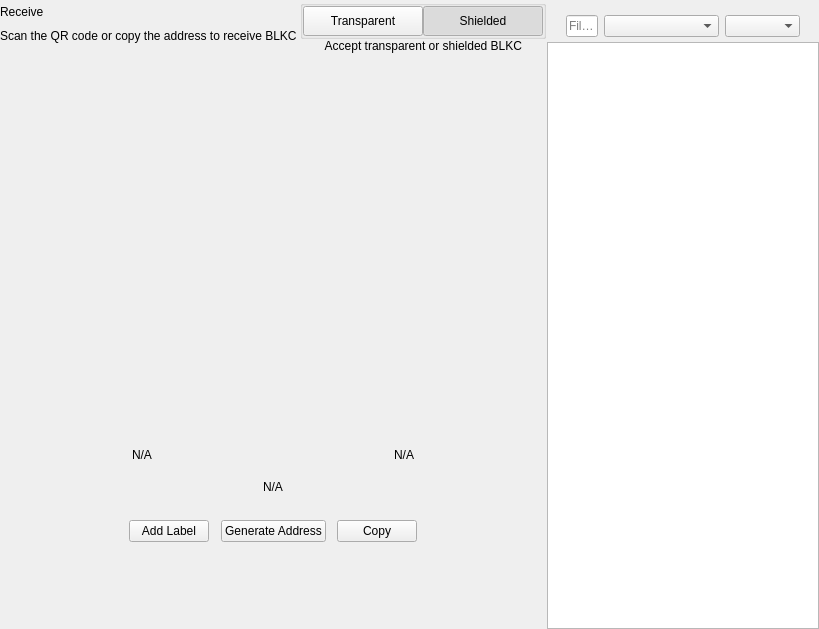
<?xml version="1.0" encoding="UTF-8"?>
<ui version="4.0">
 <class>ReceiveWidget</class>
 <widget class="QWidget" name="ReceiveWidget">
  <property name="geometry">
   <rect>
    <x>0</x>
    <y>0</y>
    <width>819</width>
    <height>629</height>
   </rect>
  </property>
  <property name="minimumSize">
   <size>
    <width>0</width>
    <height>0</height>
   </size>
  </property>
  <property name="windowTitle">
   <string notr="true">N/A</string>
  </property>
  <layout class="QHBoxLayout" name="horizontalLayout_2" stretch="2,1">
   <property name="spacing">
    <number>0</number>
   </property>
   <property name="leftMargin">
    <number>0</number>
   </property>
   <property name="topMargin">
    <number>0</number>
   </property>
   <property name="rightMargin">
    <number>0</number>
   </property>
   <property name="bottomMargin">
    <number>0</number>
   </property>
   <item>
    <widget class="QWidget" name="left" native="true">
     <layout class="QVBoxLayout" name="verticalLayout_3">
      <property name="leftMargin">
       <number>0</number>
      </property>
      <property name="topMargin">
       <number>0</number>
      </property>
      <property name="rightMargin">
       <number>0</number>
      </property>
      <property name="bottomMargin">
       <number>0</number>
      </property>
      <item>
       <layout class="QVBoxLayout" name="verticalLayout_2">
        <property name="spacing">
         <number>0</number>
        </property>
        <property name="leftMargin">
         <number>0</number>
        </property>
        <item>
         <layout class="QHBoxLayout" name="horizontalLayout_3">
          <property name="spacing">
           <number>0</number>
          </property>
          <item>
           <layout class="QVBoxLayout" name="verticalLayout_4">
            <property name="spacing">
             <number>5</number>
            </property>
            <item>
             <widget class="QLabel" name="labelTitle">
              <property name="text">
               <string>Receive</string>
              </property>
             </widget>
            </item>
            <item alignment="Qt::AlignTop">
             <widget class="QLabel" name="labelSubtitle1">
              <property name="text">
               <string>Scan the QR code or copy the address to receive BLKC</string>
              </property>
             </widget>
            </item>
           </layout>
          </item>
          <item>
           <spacer name="horizontalSpacer">
            <property name="orientation">
             <enum>Qt::Horizontal</enum>
            </property>
            <property name="sizeHint" stdset="0">
             <size>
              <width>40</width>
              <height>20</height>
             </size>
            </property>
           </spacer>
          </item>
          <item>
           <widget class="QWidget" name="containerViewPrivacyChecks" native="true">
            <layout class="QVBoxLayout" name="containerPrivacyChecks">
             <property name="spacing">
              <number>0</number>
             </property>
             <property name="leftMargin">
              <number>0</number>
             </property>
             <property name="topMargin">
              <number>0</number>
             </property>
             <property name="rightMargin">
              <number>0</number>
             </property>
             <property name="bottomMargin">
              <number>0</number>
             </property>
             <item alignment="Qt::AlignHCenter|Qt::AlignVCenter">
              <widget class="QGroupBox" name="groupBox">
               <property name="title">
                <string/>
               </property>
               <layout class="QHBoxLayout" name="horizontalLayout_2_1">
                <property name="spacing">
                 <number>0</number>
                </property>
                <property name="leftMargin">
                 <number>0</number>
                </property>
                <property name="topMargin">
                 <number>0</number>
                </property>
                <property name="rightMargin">
                 <number>0</number>
                </property>
                <property name="bottomMargin">
                 <number>0</number>
                </property>
                <item>
                 <widget class="QPushButton" name="pushLeft">
                  <property name="minimumSize">
                   <size>
                    <width>120</width>
                    <height>30</height>
                   </size>
                  </property>
                  <property name="maximumSize">
                   <size>
                    <width>120</width>
                    <height>30</height>
                   </size>
                  </property>
                  <property name="focusPolicy">
                   <enum>Qt::NoFocus</enum>
                  </property>
                  <property name="text">
                   <string>Transparent</string>
                  </property>
                  <property name="checkable">
                   <bool>true</bool>
                  </property>
                  <property name="autoExclusive">
                   <bool>true</bool>
                  </property>
                 </widget>
                </item>
                <item>
                 <widget class="QPushButton" name="pushRight">
                  <property name="minimumSize">
                   <size>
                    <width>120</width>
                    <height>30</height>
                   </size>
                  </property>
                  <property name="maximumSize">
                   <size>
                    <width>120</width>
                    <height>30</height>
                   </size>
                  </property>
                  <property name="focusPolicy">
                   <enum>Qt::NoFocus</enum>
                  </property>
                  <property name="text">
                   <string>Shielded</string>
                  </property>
                  <property name="checkable">
                   <bool>true</bool>
                  </property>
                  <property name="checked">
                   <bool>true</bool>
                  </property>
                  <property name="autoExclusive">
                   <bool>true</bool>
                  </property>
                 </widget>
                </item>
               </layout>
              </widget>
             </item>
             <item alignment="Qt::AlignHCenter|Qt::AlignTop">
              <widget class="QLabel" name="labelSubtitle2">
               <property name="text">
                <string>Accept transparent or shielded BLKC</string>
               </property>
               <property name="alignment">
                <set>Qt::AlignRight|Qt::AlignTrailing|Qt::AlignVCenter</set>
               </property>
              </widget>
             </item>
            </layout>
           </widget>
          </item>
         </layout>
        </item>
        <item>
         <spacer name="verticalSpacer_2">
          <property name="orientation">
           <enum>Qt::Vertical</enum>
          </property>
          <property name="sizeType">
           <enum>QSizePolicy::Expanding</enum>
          </property>
          <property name="sizeHint" stdset="0">
           <size>
            <width>20</width>
            <height>50</height>
           </size>
          </property>
         </spacer>
        </item>
        <item alignment="Qt::AlignHCenter">
         <widget class="QWidget" name="layoutQR" native="true">
          <property name="maximumSize">
           <size>
            <width>510</width>
            <height>16777215</height>
           </size>
          </property>
          <layout class="QVBoxLayout" name="verticalLayoutQr">
           <item>
            <spacer name="verticalSpacer11">
             <property name="orientation">
              <enum>Qt::Vertical</enum>
             </property>
             <property name="sizeType">
              <enum>QSizePolicy::Fixed</enum>
             </property>
             <property name="sizeHint" stdset="0">
              <size>
               <width>20</width>
               <height>20</height>
              </size>
             </property>
            </spacer>
           </item>
           <item alignment="Qt::AlignHCenter">
            <widget class="QLabel" name="labelQrImg">
             <property name="minimumSize">
              <size>
               <width>260</width>
               <height>260</height>
              </size>
             </property>
             <property name="maximumSize">
              <size>
               <width>260</width>
               <height>260</height>
              </size>
             </property>
             <property name="text">
              <string/>
             </property>
             <property name="alignment">
              <set>Qt::AlignCenter</set>
             </property>
            </widget>
           </item>
           <item>
            <spacer name="verticalSpacer_21">
             <property name="orientation">
              <enum>Qt::Vertical</enum>
             </property>
             <property name="sizeType">
              <enum>QSizePolicy::Fixed</enum>
             </property>
             <property name="sizeHint" stdset="0">
              <size>
               <width>20</width>
               <height>30</height>
              </size>
             </property>
            </spacer>
           </item>
           <item>
            <widget class="QWidget" name="widget" native="true">
             <property name="minimumSize">
              <size>
               <width>0</width>
               <height>0</height>
              </size>
             </property>
             <layout class="QHBoxLayout" name="horizontalLayout_5">
              <item>
               <widget class="QLabel" name="labelLabel">
                <property name="text">
                 <string notr="true">N/A</string>
                </property>
               </widget>
              </item>
              <item>
               <spacer name="horizontalSpacer_2">
                <property name="orientation">
                 <enum>Qt::Horizontal</enum>
                </property>
                <property name="sizeHint" stdset="0">
                 <size>
                  <width>141</width>
                  <height>20</height>
                 </size>
                </property>
               </spacer>
              </item>
              <item>
               <widget class="QLabel" name="labelDate">
                <property name="text">
                 <string notr="true">N/A</string>
                </property>
                <property name="alignment">
                 <set>Qt::AlignRight|Qt::AlignTrailing|Qt::AlignVCenter</set>
                </property>
               </widget>
              </item>
             </layout>
            </widget>
           </item>
           <item>
            <widget class="QLabel" name="labelAddress">
             <property name="sizePolicy">
              <sizepolicy hsizetype="Expanding" vsizetype="Preferred">
               <horstretch>0</horstretch>
               <verstretch>0</verstretch>
              </sizepolicy>
             </property>
             <property name="minimumSize">
              <size>
               <width>300</width>
               <height>0</height>
              </size>
             </property>
             <property name="text">
              <string notr="true">N/A</string>
             </property>
             <property name="alignment">
              <set>Qt::AlignCenter</set>
             </property>
            </widget>
           </item>
           <item>
            <spacer name="verticalSpacer_4">
             <property name="orientation">
              <enum>Qt::Vertical</enum>
             </property>
             <property name="sizeType">
              <enum>QSizePolicy::Fixed</enum>
             </property>
             <property name="sizeHint" stdset="0">
              <size>
               <width>20</width>
               <height>20</height>
              </size>
             </property>
            </spacer>
           </item>
           <item>
            <layout class="QHBoxLayout" name="horizontalLayout_4">
             <item alignment="Qt::AlignHCenter">
              <widget class="QPushButton" name="pushButtonLabel">
               <property name="focusPolicy">
                <enum>Qt::NoFocus</enum>
               </property>
               <property name="text">
                <string>Add Label</string>
               </property>
              </widget>
             </item>
             <item alignment="Qt::AlignHCenter">
              <widget class="QPushButton" name="pushButtonNewAddress">
               <property name="focusPolicy">
                <enum>Qt::NoFocus</enum>
               </property>
               <property name="text">
                <string>Generate Address</string>
               </property>
              </widget>
             </item>
             <item alignment="Qt::AlignHCenter">
              <widget class="QPushButton" name="pushButtonCopy">
               <property name="focusPolicy">
                <enum>Qt::NoFocus</enum>
               </property>
               <property name="text">
                <string>Copy</string>
               </property>
              </widget>
             </item>
            </layout>
           </item>
           <item>
            <spacer name="verticalSpacer_3">
             <property name="orientation">
              <enum>Qt::Vertical</enum>
             </property>
             <property name="sizeType">
              <enum>QSizePolicy::Expanding</enum>
             </property>
             <property name="sizeHint" stdset="0">
              <size>
               <width>20</width>
               <height>20</height>
              </size>
             </property>
            </spacer>
           </item>
          </layout>
         </widget>
        </item>
        <item>
         <spacer name="verticalSpacer">
          <property name="orientation">
           <enum>Qt::Vertical</enum>
          </property>
          <property name="sizeHint" stdset="0">
           <size>
            <width>20</width>
            <height>40</height>
           </size>
          </property>
         </spacer>
        </item>
       </layout>
      </item>
     </layout>
    </widget>
   </item>
   <item>
    <widget class="QWidget" name="right" native="true">
     <layout class="QVBoxLayout" name="verticalLayout_5">
      <property name="spacing">
       <number>0</number>
      </property>
      <property name="leftMargin">
       <number>1</number>
      </property>
      <property name="topMargin">
       <number>0</number>
      </property>
      <property name="rightMargin">
       <number>0</number>
      </property>
      <property name="bottomMargin">
       <number>0</number>
      </property>
      <item>
       <layout class="QVBoxLayout" name="container_right">
        <property name="spacing">
         <number>0</number>
        </property>
        <property name="leftMargin">
         <number>0</number>
        </property>
        <property name="rightMargin">
         <number>0</number>
        </property>
        <item>
         <layout class="QVBoxLayout" name="verticalLayout">
          <property name="spacing">
           <number>6</number>
          </property>
          <property name="leftMargin">
           <number>19</number>
          </property>
          <property name="rightMargin">
           <number>19</number>
          </property>
          <item>
           <widget class="OptionButton" name="btnRequest" native="true"/>
          </item>
          <item>
           <widget class="OptionButton" name="btnMyAddresses" native="true">
            <property name="sizePolicy">
             <sizepolicy hsizetype="Preferred" vsizetype="Minimum">
              <horstretch>0</horstretch>
              <verstretch>0</verstretch>
             </sizepolicy>
            </property>
           </widget>
          </item>
         </layout>
        </item>
        <item>
         <widget class="QWidget" name="sortWidget" native="true">
          <layout class="QHBoxLayout" name="horizontalLayout_6">
           <property name="leftMargin">
            <number>19</number>
           </property>
           <property name="rightMargin">
            <number>19</number>
           </property>
           <property name="bottomMargin">
            <number>5</number>
           </property>
           <item>
            <widget class="QLineEdit" name="lineEditFilter">
             <property name="sizePolicy">
              <sizepolicy hsizetype="Expanding" vsizetype="Fixed">
               <horstretch>0</horstretch>
               <verstretch>0</verstretch>
              </sizepolicy>
             </property>
             <property name="minimumSize">
              <size>
               <width>0</width>
               <height>0</height>
              </size>
             </property>
             <property name="contextMenuPolicy">
              <enum>Qt::DefaultContextMenu</enum>
             </property>
             <property name="acceptDrops">
              <bool>false</bool>
             </property>
             <property name="maxLength">
              <number>40</number>
             </property>
             <property name="placeholderText">
              <string>Filter</string>
             </property>
            </widget>
           </item>
           <item>
            <spacer name="horizontalSpacer_3">
             <property name="orientation">
              <enum>Qt::Horizontal</enum>
             </property>
             <property name="sizeType">
              <enum>QSizePolicy::Preferred</enum>
             </property>
             <property name="sizeHint" stdset="0">
              <size>
               <width>20</width>
               <height>20</height>
              </size>
             </property>
            </spacer>
           </item>
           <item>
            <widget class="QComboBox" name="comboBoxSort">
             <property name="sizePolicy">
              <sizepolicy hsizetype="Preferred" vsizetype="Fixed">
               <horstretch>0</horstretch>
               <verstretch>0</verstretch>
              </sizepolicy>
             </property>
             <property name="minimumSize">
              <size>
               <width>115</width>
               <height>0</height>
              </size>
             </property>
            </widget>
           </item>
           <item>
            <widget class="QComboBox" name="comboBoxSortOrder">
             <property name="sizePolicy">
              <sizepolicy hsizetype="Preferred" vsizetype="Fixed">
               <horstretch>0</horstretch>
               <verstretch>0</verstretch>
              </sizepolicy>
             </property>
             <property name="minimumSize">
              <size>
               <width>75</width>
               <height>0</height>
              </size>
             </property>
            </widget>
           </item>
          </layout>
          <zorder>comboBoxSort</zorder>
          <zorder>comboBoxSortOrder</zorder>
          <zorder>lineEditFilter</zorder>
         </widget>
        </item>
        <item>
         <widget class="QListView" name="listViewAddress"/>
        </item>
       </layout>
      </item>
     </layout>
    </widget>
   </item>
  </layout>
 </widget>
 <customwidgets>
  <customwidget>
   <class>OptionButton</class>
   <extends>QWidget</extends>
   <header>qt/blkc/optionbutton.h</header>
   <container>1</container>
  </customwidget>
 </customwidgets>
 <resources/>
 <connections/>
</ui>
